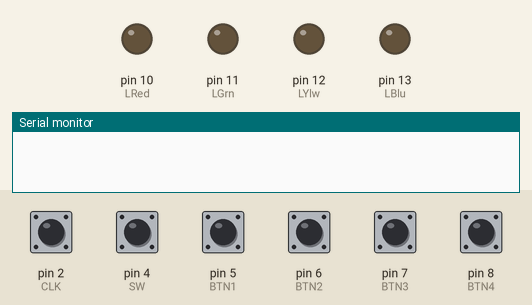
Simulated run of this sketch. Board: Arduino Uno, built with avr-gcc and run on an emulated ATmega328P. Parts: output pins drawn as LEDs (lit = HIGH), the last lines printed to the serial monitor. The inputs (shaded band) are chosen by the test bench; at power-on: pin 2 (CLK), pin 4 (SW), pin 5 (BTN1), pin 6 (BTN2), pin 7 (BTN3), pin 8 (BTN4) HIGH.

Above: at 1.2 s.
1.3 s: pin 5 (BTN1) pulled LOW for 0.15 s
At 1.9 s:
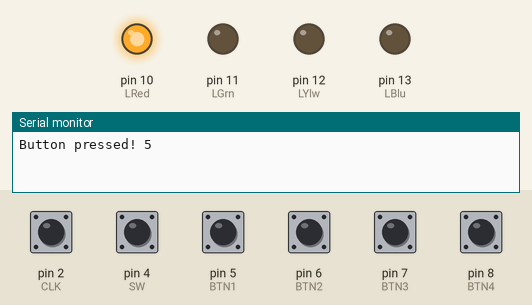
4.6 s: pin 5 (BTN1) pulled LOW for 1 s
At 5.6 s:
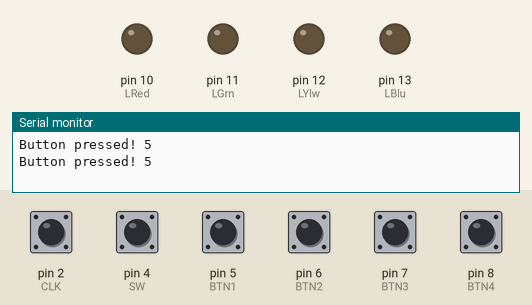
Timing chart, 0 to 7.6 s (numbered marks = the images above; inputs shaded):
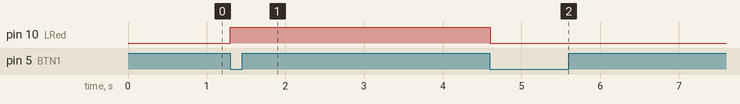

Measured:
- after the input at 1.3 s, pin 10 (LRed): LOW → HIGH at once
- after the input at 4.6 s, pin 10 (LRed): HIGH → LOW at once

The sketch:

controller_sketch.ino
```cpp
// Rotary Encoder Inputs
#define CLK 2
#define DT 3
#define SW 4
#define BTN1 5
#define BTN2 6
#define BTN3 7
#define BTN4 8
#define LRed 10
#define LGrn 11
#define LYlw 12
#define LBlu 13

int counter = 0;
int currentStateCLK;
int lastStateCLK;
String currentDir ="";
unsigned long lastButtonPress = 0;

void setup() {

  // Set encoder pins as inputs
  pinMode(CLK,INPUT);
  pinMode(DT,INPUT);
  pinMode(SW, INPUT_PULLUP);
  pinMode(BTN1,INPUT_PULLUP);
  pinMode(BTN2,INPUT_PULLUP);
  pinMode(BTN3,INPUT_PULLUP);
  pinMode(BTN4,INPUT_PULLUP);
  pinMode(LRed,OUTPUT);
  pinMode(LGrn,OUTPUT);
  pinMode(LYlw,OUTPUT);
  pinMode(LBlu,OUTPUT);
  offLed(LRed);
  offLed(LGrn);
  offLed(LYlw);
  offLed(LBlu);

  // Setup Serial Monitor
  Serial.begin(9600);

  // Read the initial state of CLK
  lastStateCLK = digitalRead(CLK);
}

void loop() {

  DialRead();
  if(ButtonCheck(BTN1))
  {
    toggleLed(LRed);
  }
  ButtonCheck(BTN2);
  ButtonCheck(BTN3);
  ButtonCheck(BTN4);
  ButtonCheck(SW);


  // Put in a slight delay to help debounce the reading
  delay(1);
}

void onLed(int pin)
{
  digitalWrite(pin,HIGH);
}
void offLed(int pin)
{
  digitalWrite(pin,LOW);
}

void toggleLed(int pin)
{
  digitalWrite(pin,!digitalRead(pin));
}

bool ButtonCheck(int pin)
{
  bool ret = false;
  if (digitalRead(pin) == LOW)
  {

    if (millis() - lastButtonPress > 50) {
      Serial.print("Button pressed! ");
      Serial.println(pin);
      ret = true;
    }

    // Remember last button press event
     lastButtonPress = millis();

  }


  return ret;

}

int DialRead()
{

    // Read the current state of CLK
  currentStateCLK = digitalRead(CLK);

  // If last and current state of CLK are different, then pulse occurred
  // React to only 1 state change to avoid double count
  if (currentStateCLK != lastStateCLK  && currentStateCLK == 1){

    // If the DT state is different than the CLK state then
    // the encoder is rotating CCW so decrement
    if (digitalRead(DT) != currentStateCLK) {
      lastStateCLK = currentStateCLK;
      Serial.println("CCW");
      counter--;
      return -1;


    } else {
      //rotate cw
      lastStateCLK = currentStateCLK;
      Serial.println("CW");
      counter++;
      return 1;
    }

  }


  // Remember last CLK state
  lastStateCLK = currentStateCLK;
  return 0;

}
```
